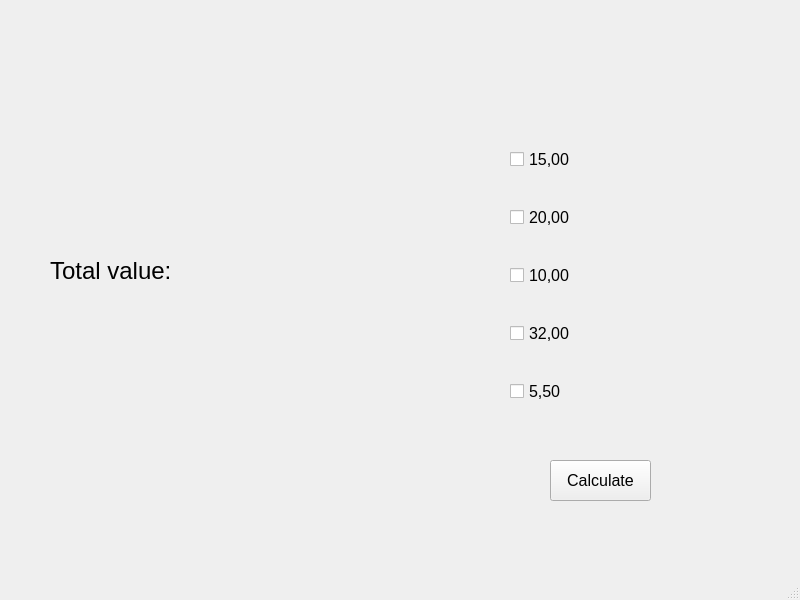
<?xml version="1.0" encoding="UTF-8"?>
<ui version="4.0">
 <class>MainWindow</class>
 <widget class="QMainWindow" name="MainWindow">
  <property name="geometry">
   <rect>
    <x>0</x>
    <y>0</y>
    <width>800</width>
    <height>600</height>
   </rect>
  </property>
  <property name="font">
   <font>
    <pointsize>12</pointsize>
   </font>
  </property>
  <property name="windowTitle">
   <string>MainWindow</string>
  </property>
  <widget class="QWidget" name="centralwidget">
   <widget class="QWidget" name="verticalLayoutWidget">
    <property name="geometry">
     <rect>
      <x>510</x>
      <y>120</y>
      <width>181</width>
      <height>311</height>
     </rect>
    </property>
    <layout class="QVBoxLayout" name="verticalLayout">
     <property name="spacing">
      <number>6</number>
     </property>
     <property name="sizeConstraint">
      <enum>QLayout::SetDefaultConstraint</enum>
     </property>
     <item>
      <widget class="QCheckBox" name="checkBox_1">
       <property name="font">
        <font>
         <pointsize>12</pointsize>
        </font>
       </property>
       <property name="text">
        <string>15,00</string>
       </property>
      </widget>
     </item>
     <item>
      <widget class="QCheckBox" name="checkBox_2">
       <property name="font">
        <font>
         <pointsize>12</pointsize>
        </font>
       </property>
       <property name="text">
        <string>20,00</string>
       </property>
      </widget>
     </item>
     <item>
      <widget class="QCheckBox" name="checkBox_3">
       <property name="font">
        <font>
         <pointsize>12</pointsize>
        </font>
       </property>
       <property name="text">
        <string>10,00</string>
       </property>
      </widget>
     </item>
     <item>
      <widget class="QCheckBox" name="checkBox_4">
       <property name="font">
        <font>
         <pointsize>12</pointsize>
        </font>
       </property>
       <property name="text">
        <string>32,00</string>
       </property>
      </widget>
     </item>
     <item>
      <widget class="QCheckBox" name="checkBox_5">
       <property name="font">
        <font>
         <pointsize>12</pointsize>
        </font>
       </property>
       <property name="text">
        <string>5,50</string>
       </property>
      </widget>
     </item>
    </layout>
   </widget>
   <widget class="QPushButton" name="pushButton">
    <property name="geometry">
     <rect>
      <x>550</x>
      <y>460</y>
      <width>101</width>
      <height>41</height>
     </rect>
    </property>
    <property name="font">
     <font>
      <pointsize>12</pointsize>
     </font>
    </property>
    <property name="text">
     <string>Calculate</string>
    </property>
   </widget>
   <widget class="QLabel" name="label">
    <property name="geometry">
     <rect>
      <x>50</x>
      <y>230</y>
      <width>391</width>
      <height>81</height>
     </rect>
    </property>
    <property name="font">
     <font>
      <pointsize>18</pointsize>
     </font>
    </property>
    <property name="text">
     <string>Total value: </string>
    </property>
   </widget>
  </widget>
  <widget class="QMenuBar" name="menubar">
   <property name="geometry">
    <rect>
     <x>0</x>
     <y>0</y>
     <width>800</width>
     <height>27</height>
    </rect>
   </property>
  </widget>
  <widget class="QStatusBar" name="statusbar"/>
 </widget>
 <resources/>
 <connections/>
</ui>
